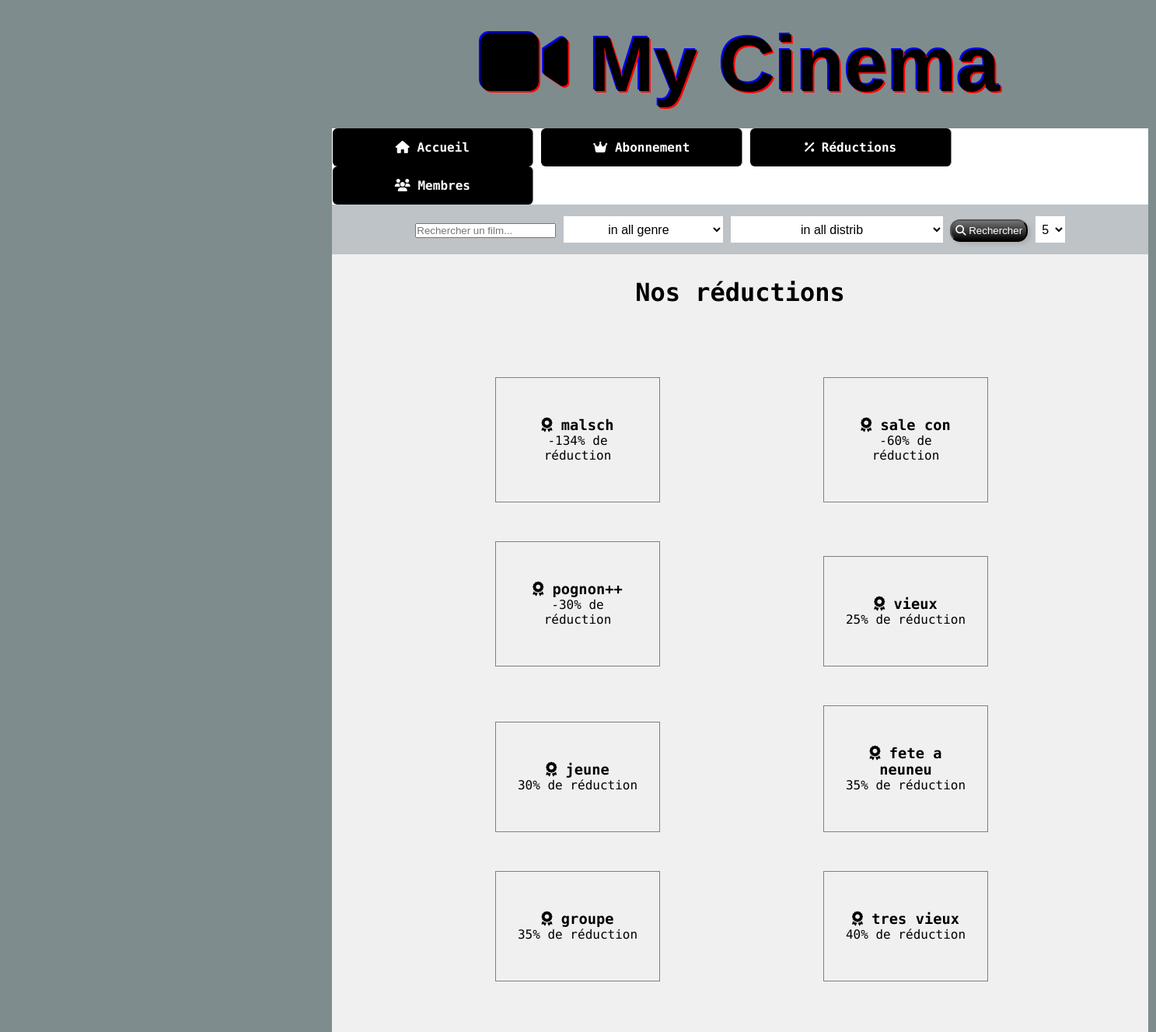
/reduction.php, run on the app's committed database.
### tables this page shows
CREATE TABLE `reduction` (
  `id_reduction` int(11) NOT NULL,
  `nom` varchar(255) NOT NULL,
  `date_debut` datetime NULL,
  `date_fin` datetime NULL,
  `pourcentage_reduc` int(11) NOT NULL,
    PRIMARY KEY(`id_reduction`)
);

### reduction.php (the view, shortened to what this page needs)
<?php
include_once 'header.php';
?>
<div class="dernierfilm">
<h1 class="reduction">Nos réductions</h1>
<div class="search2">
	<?php
	$retour = $conn->query("SELECT * FROM `reduction`  ORDER BY `pourcentage_reduc` ASC");
	while ($row = $retour ->fetch()) {
		echo "<div class='resultatreduction'>
		<h3><i class='fas fa-award'></i> ".$row['nom']. "</h3>
		<p>".$row['pourcentage_reduc']."% de réduction</p>
		</div>";
	}
	?>
</div>
</div>
</body>
</html>

### styles.css (style rules this page uses)
* { margin:0; padding: 0; }
body { font-family: 'Encode Sans Semi Expanded', sans-serif; background-color: #7f8c8d }
div.search2 { padding-bottom: 15px; padding-top: 15px; }
div.dernierfilm { padding-top: 15px; padding-bottom: 50px; background-color: #f0f0f0; width: 1050px; display: block; margin-left: 427px; }
div.resultatreduction { text-align: center; display: inline-block; padding-left: 25px; padding-right: 25px; padding-top: 50px; padding-bottom: 50px; margin-top: 50px; margin-left: 210px; border: 1px solid grey; width: 160px; transition: box-shadow .1s ease-out 0s; }
h1.reduction { padding-top: 15px; padding-bottom: 25px; text-align: center; }

### data on the page
reduction: nom "malsch", pourcentage_reduc "-134"
reduction: nom "sale con", pourcentage_reduc "-60"
reduction: nom "pognon++", pourcentage_reduc "-30"
reduction: nom "vieux", pourcentage_reduc "25"
reduction: nom "jeune", pourcentage_reduc "30"
reduction: nom "fete a neuneu", pourcentage_reduc "35"
reduction: nom "groupe", pourcentage_reduc "35"
reduction: nom "tres vieux", pourcentage_reduc "40"
